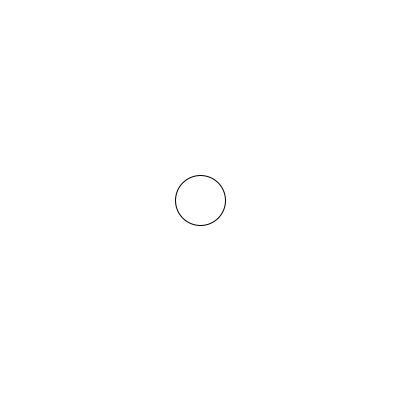
Frame 1 (no input)
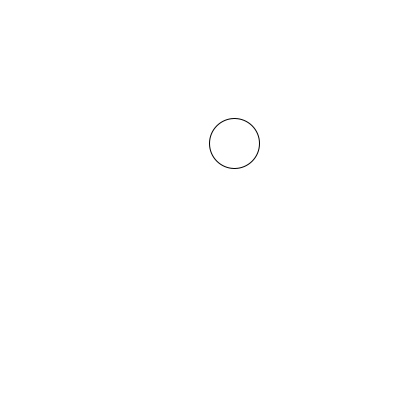
Frame 60 (the mouse pressed at the canvas centre just before this capture)
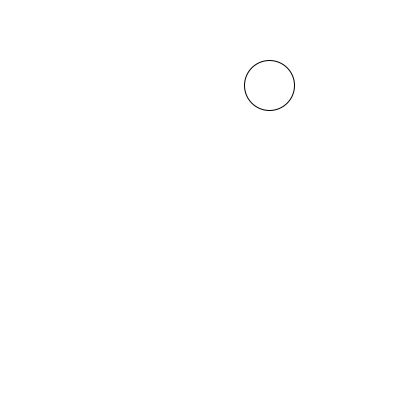
Frame 120 (the mouse held since frame 60 and released just before this capture)

The Processing sketch that drew these frames (run headless with seeded random() and noise(); from frame 60 on, the mouse is pressed at the canvas centre):

// Processing sketch: reboteCompletoConBoolean
// ── reboteCompletoConBoolean.pde
/*Creamos variables para ubicación y dirección*/
float px, py, dirx, diry;
boolean seMueve;
int tam; // tamaño de la figura
void setup() {
  size(400, 400);
  tam = 50;
  dirx = random(-2, 2); // valor aleatorio. Si es negativo, se moverá a la izq
  diry = random(-2, 2); // si es negativo, se moverá hacia arriba
  py = height/2;
  px = width/2;
  seMueve = true;
}
void draw() {
  background(255);

  if (px>= width-tam/2 || px< tam/2 ) { // si toca un lateral o el otro
    dirx = dirx *-1; // rebota por cambio de dirección
  }
  if (py>= height-tam/2 || py< tam/2 ) { // si toca borde sup o inferior
    diry = diry *-1; // rebota por cambio de dirección
  }
  ellipse(px, py, tam, tam);
  if (seMueve==true) {
    px = px+dirx; // la ubicación + la dirección le dará dirección derecha o izquierda
    py = py+diry;
  }
  println(dirx);
}

void mousePressed() {
  float distan = dist(mouseX, mouseY, px, py); // revisamos la distancia entre el mouse y la figura
  if (distan<tam/2) { // si es menor a su radio
    seMueve = true; // se ejecutan las acciones
    dirx = random(-2, 2);
    diry = random(-2, 2);
  }
}
void keyPressed() {
  seMueve = false;
}
